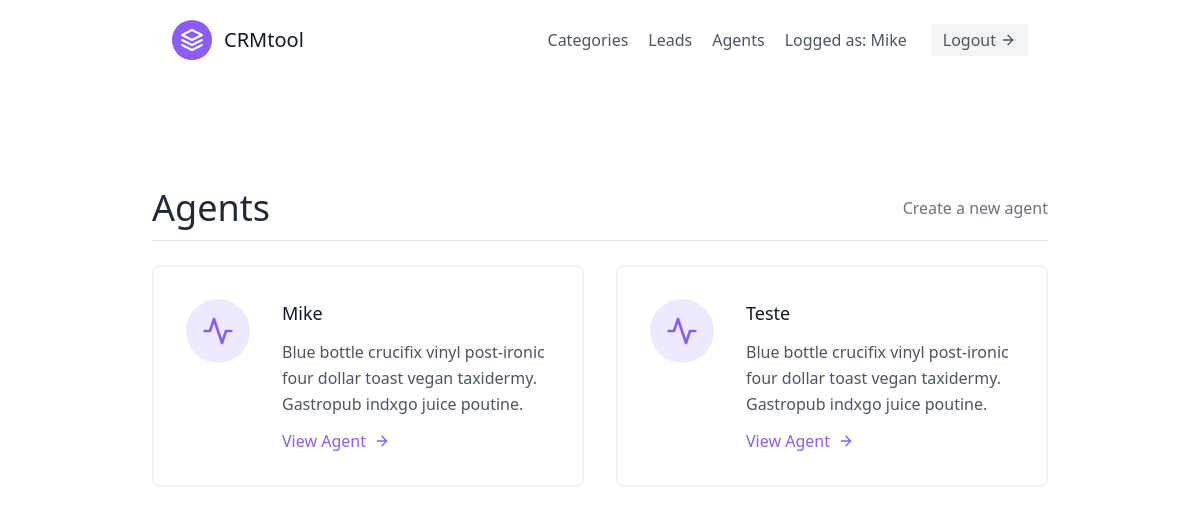
Page /agents/ (signed in) on the earlier database version.
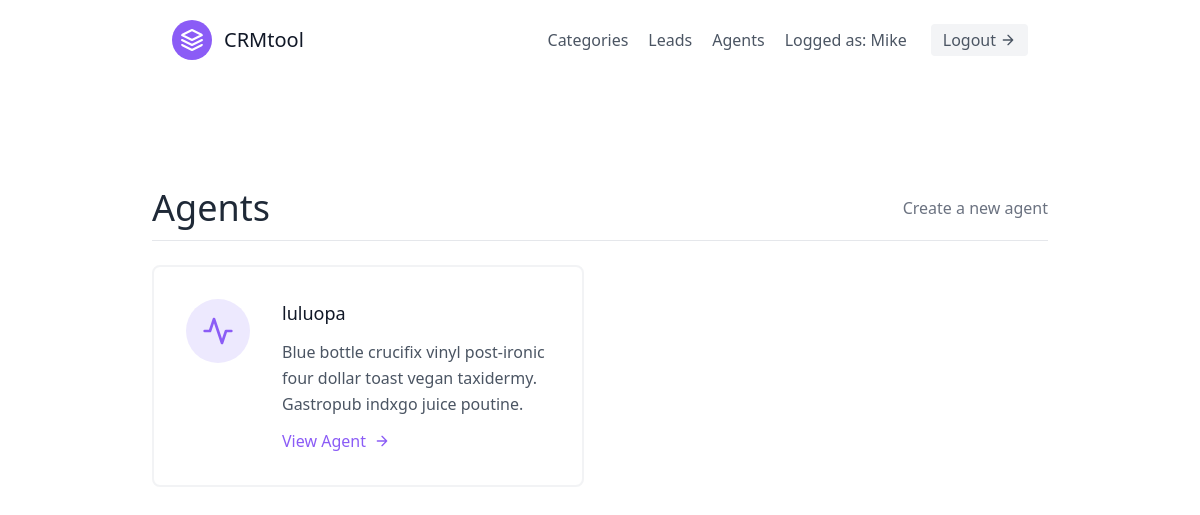
Same page on the later database version.
### leads/models.py (models this page shows, shortened)
class Agent(models.Model):
    user = models.OneToOneField(User, on_delete=models.CASCADE)
    organisation = models.ForeignKey(UserProfile, on_delete=models.CASCADE)

class User(AbstractUser):
    is_organisor = models.BooleanField(default=True)
    is_agent = models.BooleanField(default=False)

### agents/views.py (the view)
# urls.py: path('', AgentListView.as_view(), name='agent_list'),
class AgentListView(LoginOrganiserRequiredMixin, generic.ListView):
    template_name = 'agents/list_agents.html'
    context_object_name = 'agents'
    def get_queryset(self):
        organisation = self.request.user.userprofile
        return Agent.objects.filter(organisation=organisation)

### agents/mixins.py (called while the page is built)
    def dispatch(self, request, *args, **kwargs):
        print(request.user.is_organisor)
        if not request.user.is_authenticated or not request.user.is_organisor:
            return redirect('leads:list_lead')
        return super().dispatch(request, *args, **kwargs)

### agents/templates/agents/list_agents.html (shortened to what this page needs)
{% extends 'base.html' %}
{% load static %}
{% block content %}
<section class="text-gray-600 body-font">
    <div class="container py-24 mx-auto flex flex-wrap">
        <div class="mb-6 container justify-between alin items-center py-3 border-gray-200 border-b flex flex-wrap">
            <div>
                <h1 class="text-4xl text-gray-800 justify-center">Agents</h1>
            </div>
            <div>
                <a class="text-gray-500 hover:text-blue-500" href="{% url 'agents:agent_create' %}">Create a new agent</a>
            </div>
        </div>
        <div class="flex flex-wrap -m-4">
            {% for agent in agents %}
                <div class="p-4 lg:w-1/2 md:w-full">
                <div class="flex border-2 rounded-lg border-gray-200 border-opacity-50 p-8 sm:flex-row flex-col">
                    <div class="w-16 h-16 sm:mr-8 sm:mb-0 mb-4 inline-flex items-center justify-center rounded-full bg-purple-100 text-purple-500 flex-shrink-0">
                    <svg fill="none" stroke="currentColor" stroke-linecap="round" stroke-linejoin="round" stroke-width="2" class="w-8 h-8" viewBox="0 0 24 24">
                        <path d="M22 12h-4l-3 9L9 3l-3 9H2"></path>
                    </svg>
                    </div>
                    <div class="flex-grow">
                    <h2 class="text-gray-900 text-lg title-font font-medium mb-3">{{ agent.user.username }}</h2>
                    <p class="leading-relaxed text-base">Blue bottle crucifix vinyl post-ironic four dollar toast vegan taxidermy. Gastropub indxgo juice poutine.</p>
                    <a href="{% url 'agents:agent_detail' pk=agent.id %}" class="mt-3 text-purple-500 inline-flex items-center">
                        View Agent
                        <svg fill="none" stroke="currentColor" stroke-linecap="round" stroke-linejoin="round" stroke-width="2" class="w-4 h-4 ml-2" viewBox="0 0 24 24">
                        <path d="M5 12h14M12 5l7 7-7 7"></path>
                        </svg>
                    </a>
                    </div>
                </div>
                </div>
            {% endfor %}
        </div>
    </div>
  </section>
{% endblock content %}

Differences in the rows shown:
removed Agent: user.username "Mike"
removed Agent: user.username "Teste"
added Agent: user.username "luluopa"
